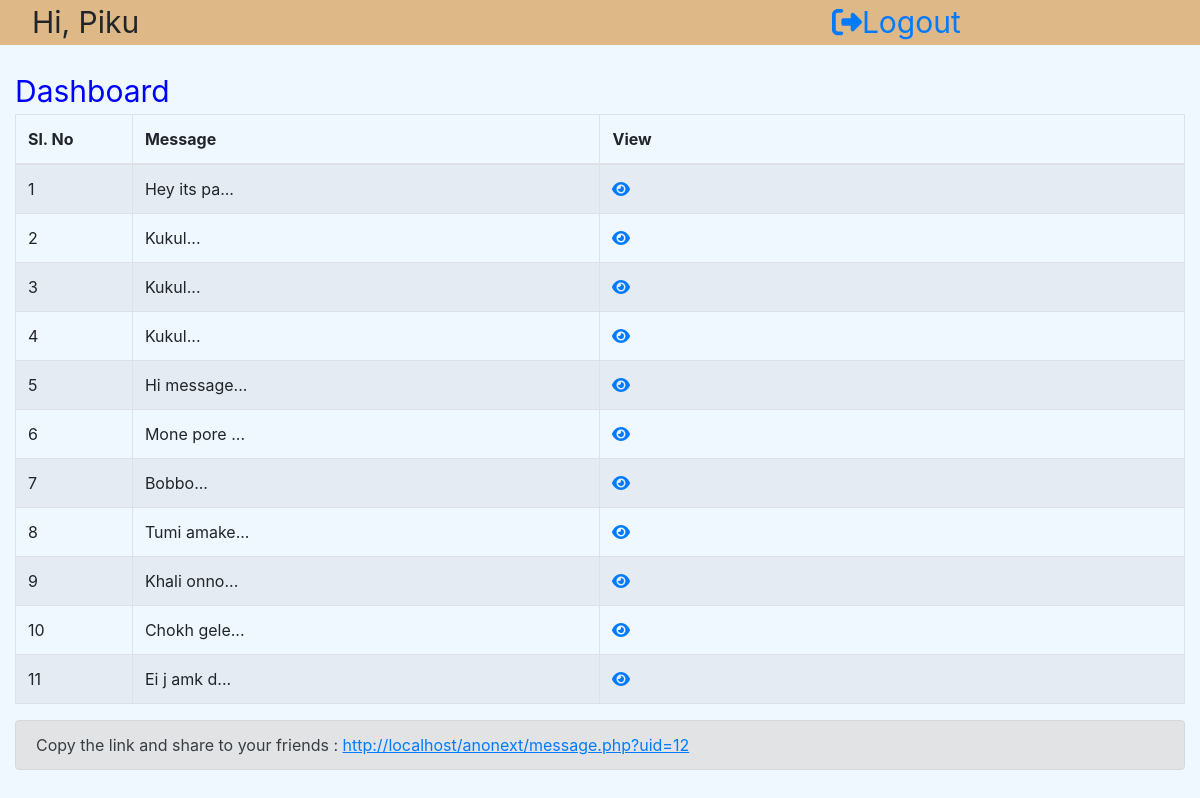
The app's page /dashboard.php (signed in) with its own data.
### tables this page shows
CREATE TABLE `message` (
  `mid` int(11) NOT NULL,
  `msg` varchar(300) NOT NULL,
  `uid` int(11) NOT NULL
);

### dashboard.php (the view, shortened to what this page needs)
<!DOCTYPE html>
<html>
    <head>
        <link rel="stylesheet" href="https://cdnjs.cloudflare.com/ajax/libs/font-awesome/4.7.0/css/font-awesome.min.css">
      <link rel="stylesheet" href="https://maxcdn.bootstrapcdn.com/bootstrap/4.5.2/css/bootstrap.min.css">
      <link rel="stylesheet" href="https://stackpath.bootstrapcdn.com/font-awesome/4.7.0/css/font-awesome.min.css">
    </head>
    <body>
        <div class="container-fluid">
            <div class="row">
                <div class="col-sm-8" id="col1">
                <span style="font-size:30px;">&nbsp;&nbsp;Hi, <?php echo $_SESSION['name'];?></span>
                </div>
                <div class="col-sm-4" id="col2"><span style="font-size:30px;"><a href="logout.php" style="text-decoration:none;">&nbsp;&nbsp;<i class="fas fa-sign-out-alt"></i>Logout</a></span></div>
            </div>
            <br>
            <span style="color:blue; font-size:30px;">Dashboard</span>
            <center>
                <?php
                  include "config.php";
                  $sql="SELECT * FROM message WHERE uid={$_SESSION["user_id"]}";
                  $result=mysqli_query($conn,$sql) or die("Query failed");
                  if(mysqli_num_rows($result)>0){
                     $id=1;
                  ?>
            <table class="table table-bordered table-striped">
            <thead>
              <tr>
                <th>Sl. No</th>
                <th>Message</th>
                <th>View</th>
              </tr>
            </thead>
            <tbody>
                <?php
                    while($row=mysqli_fetch_assoc($result)){
                ?>
              <tr>
                <td style="width:10%;"><?php $vid=$id; echo $id++; ?></td>
                <td style="width:40%;"><?php echo substr($row['msg'],0,10)."..."; ?></td>
                <td><a href="view.php?vid=<?php  echo $row['mid']; ?>"><i class="fa fa-eye" aria-hidden="true"></i></a></td>
              </tr>
              <?php } ?>
            </tbody>
          </table>
                <?php
                  }
                ?>
            </center>
        <div class="alert alert-secondary" role="alert">
        Copy the link and share to your friends :&nbsp;<a href="http://localhost/anonext/message.php?uid=<?php echo $_SESSION['user_id']; ?>"><u>http://localhost/anonext/message.php?uid=<?php echo $_SESSION['user_id']; ?></u></a>
        </div>
        </div>
    </body>
</html>

### dashboard.php (style rules this page uses)
#col1, #col2 { background-color: burlywood; }
body { width: 100%; background-color: aliceblue; }

### records on screen
message: msg "Hey its pa"
message: msg "Kukul"
message: msg "Kukul"
message: msg "Kukul"
message: msg "Hi message"
message: msg "Mone pore"
message: msg "Bobbo"
message: msg "Tumi amake"
message: msg "Khali onno"
message: msg "Chokh gele"
message: msg "Ei j amk d"

### other values on screen
$_SESSION['name'] "Piku"
$_SESSION['user_id'] "12"
